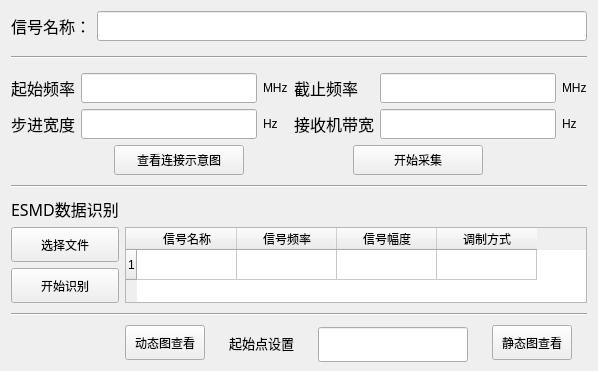
          <widget class="QWidget" name="tab">
           <attribute name="title">
            <string>ESMD信号采集与识别</string>
           </attribute>
           <layout class="QVBoxLayout" name="verticalLayout_5">
            <item>
             <layout class="QHBoxLayout" name="horizontalLayout">
              <item>
               <widget class="QLabel" name="label_18">
                <property name="font">
                 <font>
                  <family>宋体</family>
                  <pointsize>12</pointsize>
                 </font>
                </property>
                <property name="layoutDirection">
                 <enum>Qt::RightToLeft</enum>
                </property>
                <property name="text">
                 <string>信号名称：</string>
                </property>
               </widget>
              </item>
              <item>
               <widget class="QLineEdit" name="lineEdit_10">
                <property name="font">
                 <font>
                  <family>Times New Roman</family>
                  <pointsize>14</pointsize>
                  <weight>75</weight>
                  <bold>true</bold>
                 </font>
                </property>
               </widget>
              </item>
             </layout>
            </item>
            <item>
             <widget class="Line" name="line">
              <property name="minimumSize">
               <size>
                <width>20</width>
                <height>20</height>
               </size>
              </property>
              <property name="orientation">
               <enum>Qt::Horizontal</enum>
              </property>
             </widget>
            </item>
            <item>
             <layout class="QGridLayout" name="gridLayout_3">
              <item row="0" column="0">
               <widget class="QLabel" name="label_17">
                <property name="font">
                 <font>
                  <family>宋体</family>
                  <pointsize>12</pointsize>
                 </font>
                </property>
                <property name="text">
                 <string>起始频率</string>
                </property>
                <property name="buddy">
                 <cstring>lineEdit_9</cstring>
                </property>
               </widget>
              </item>
              <item row="0" column="1">
               <widget class="QLineEdit" name="lineEdit_9">
                <property name="font">
                 <font>
                  <family>Times New Roman</family>
                  <pointsize>14</pointsize>
                  <weight>50</weight>
                  <bold>false</bold>
                 </font>
                </property>
               </widget>
              </item>
              <item row="0" column="2">
               <widget class="QLabel" name="label_15">
                <property name="text">
                 <string>MHz</string>
                </property>
               </widget>
              </item>
              <item row="0" column="3">
               <widget class="QLabel" name="label_16">
                <property name="enabled">
                 <bool>true</bool>
                </property>
                <property name="font">
                 <font>
                  <family>SimSun-ExtB</family>
                  <pointsize>12</pointsize>
                 </font>
                </property>
                <property name="layoutDirection">
                 <enum>Qt::LeftToRight</enum>
                </property>
                <property name="locale">
                 <locale language="Chinese" country="China"/>
                </property>
                <property name="lineWidth">
                 <number>1</number>
                </property>
                <property name="text">
                 <string>截止频率</string>
                </property>
                <property name="buddy">
                 <cstring>lineEdit_6</cstring>
                </property>
               </widget>
              </item>
              <item row="0" column="4">
               <widget class="QLineEdit" name="lineEdit_6">
                <property name="font">
                 <font>
                  <family>Times New Roman</family>
                  <pointsize>14</pointsize>
                  <weight>50</weight>
                  <bold>false</bold>
                 </font>
                </property>
               </widget>
              </item>
              <item row="0" column="5">
               <widget class="QLabel" name="label_14">
                <property name="text">
                 <string>MHz</string>
                </property>
               </widget>
              </item>
              <item row="1" column="0">
               <widget class="QLabel" name="label_12">
                <property name="font">
                 <font>
                  <family>宋体</family>
                  <pointsize>12</pointsize>
                 </font>
                </property>
                <property name="text">
                 <string>步进宽度</string>
                </property>
                <property name="buddy">
                 <cstring>lineEdit_7</cstring>
                </property>
               </widget>
              </item>
              <item row="1" column="1">
               <widget class="QLineEdit" name="lineEdit_7">
                <property name="font">
                 <font>
                  <family>Times New Roman</family>
                  <pointsize>14</pointsize>
                  <weight>75</weight>
                  <bold>true</bold>
                 </font>
                </property>
               </widget>
              </item>
              <item row="1" column="2">
               <widget class="QLabel" name="label_13">
                <property name="text">
                 <string>Hz</string>
                </property>
               </widget>
              </item>
              <item row="1" column="3">
               <widget class="QLabel" name="label_11">
                <property name="font">
                 <font>
                  <family>宋体</family>
                  <pointsize>12</pointsize>
                 </font>
                </property>
                <property name="text">
                 <string>接收机带宽</string>
                </property>
                <property name="buddy">
                 <cstring>lineEdit_8</cstring>
                </property>
               </widget>
              </item>
              <item row="1" column="4">
               <widget class="QLineEdit" name="lineEdit_8">
                <property name="font">
                 <font>
                  <family>Times New Roman</family>
                  <pointsize>14</pointsize>
                  <weight>75</weight>
                  <bold>true</bold>
                 </font>
                </property>
               </widget>
              </item>
              <item row="1" column="5">
               <widget class="QLabel" name="label_10">
                <property name="text">
                 <string>Hz</string>
                </property>
               </widget>
              </item>
             </layout>
            </item>
            <item>
             <layout class="QHBoxLayout" name="horizontalLayout_4">
              <item>
               <widget class="QPushButton" name="pushButton_3">
                <property name="minimumSize">
                 <size>
                  <width>80</width>
                  <height>30</height>
                 </size>
                </property>
                <property name="maximumSize">
                 <size>
                  <width>130</width>
                  <height>16777215</height>
                 </size>
                </property>
                <property name="cursor">
                 <cursorShape>PointingHandCursor</cursorShape>
                </property>
                <property name="styleSheet">
                 <string notr="true"/>
                </property>
                <property name="text">
                 <string>查看连接示意图</string>
                </property>
               </widget>
              </item>
              <item>
               <widget class="QPushButton" name="pushButton">
                <property name="minimumSize">
                 <size>
                  <width>100</width>
                  <height>30</height>
                 </size>
                </property>
                <property name="maximumSize">
                 <size>
                  <width>130</width>
                  <height>16777215</height>
                 </size>
                </property>
                <property name="cursor">
                 <cursorShape>ArrowCursor</cursorShape>
                </property>
                <property name="toolTip">
                 <string extracomment="最小化"/>
                </property>
                <property name="text">
                 <string>开始采集</string>
                </property>
               </widget>
              </item>
             </layout>
            </item>
            <item>
             <widget class="Line" name="line_2">
              <property name="minimumSize">
               <size>
                <width>0</width>
                <height>10</height>
               </size>
              </property>
              <property name="orientation">
               <enum>Qt::Horizontal</enum>
              </property>
             </widget>
            </item>
            <item>
             <layout class="QGridLayout" name="gridLayout">
              <item row="1" column="0">
               <widget class="QPushButton" name="pushButton_2">
                <property name="sizePolicy">
                 <sizepolicy hsizetype="Minimum" vsizetype="Fixed">
                  <horstretch>0</horstretch>
                  <verstretch>0</verstretch>
                 </sizepolicy>
                </property>
                <property name="minimumSize">
                 <size>
                  <width>0</width>
                  <height>35</height>
                 </size>
                </property>
                <property name="cursor">
                 <cursorShape>PointingHandCursor</cursorShape>
                </property>
                <property name="text">
                 <string>选择文件</string>
                </property>
               </widget>
              </item>
              <item row="2" column="0">
               <widget class="QPushButton" name="pushButton_5">
                <property name="minimumSize">
                 <size>
                  <width>0</width>
                  <height>35</height>
                 </size>
                </property>
                <property name="cursor">
                 <cursorShape>PointingHandCursor</cursorShape>
                </property>
                <property name="text">
                 <string>开始识别</string>
                </property>
               </widget>
              </item>
              <item row="1" column="1" rowspan="2">
               <widget class="QTableWidget" name="tableWidget">
                <row>
                 <property name="text">
                  <string>1</string>
                 </property>
                </row>
                <column>
                 <property name="text">
                  <string>信号名称</string>
                 </property>
                </column>
                <column>
                 <property name="text">
                  <string>信号频率</string>
                 </property>
                </column>
                <column>
                 <property name="text">
                  <string>信号幅度</string>
                 </property>
                </column>
                <column>
                 <property name="text">
                  <string>调制方式</string>
                 </property>
                </column>
                <item row="0" column="1">
                 <property name="text">
                  <string/>
                 </property>
                </item>
               </widget>
              </item>
              <item row="0" column="0">
               <widget class="QLabel" name="label_28">
                <property name="maximumSize">
                 <size>
                  <width>200</width>
                  <height>30</height>
                 </size>
                </property>
                <property name="font">
                 <font>
                  <family>宋体</family>
                  <pointsize>12</pointsize>
                 </font>
                </property>
                <property name="layoutDirection">
                 <enum>Qt::RightToLeft</enum>
                </property>
                <property name="text">
                 <string>ESMD数据识别</string>
                </property>
               </widget>
              </item>
             </layout>
            </item>
            <item>
             <widget class="Line" name="line_5">
              <property name="minimumSize">
               <size>
                <width>0</width>
                <height>10</height>
               </size>
              </property>
              <property name="orientation">
               <enum>Qt::Horizontal</enum>
              </property>
             </widget>
            </item>
            <item>
             <layout class="QHBoxLayout" name="horizontalLayout_2" stretch="0,0,0,0">
              <property name="spacing">
               <number>10</number>
              </property>
              <property name="sizeConstraint">
               <enum>QLayout::SetDefaultConstraint</enum>
              </property>
              <property name="leftMargin">
               <number>100</number>
              </property>
              <item>
               <widget class="QPushButton" name="pushButton_4">
                <property name="sizePolicy">
                 <sizepolicy hsizetype="Fixed" vsizetype="Fixed">
                  <horstretch>0</horstretch>
                  <verstretch>0</verstretch>
                 </sizepolicy>
                </property>
                <property name="minimumSize">
                 <size>
                  <width>40</width>
                  <height>35</height>
                 </size>
                </property>
                <property name="cursor">
                 <cursorShape>PointingHandCursor</cursorShape>
                </property>
                <property name="layoutDirection">
                 <enum>Qt::LeftToRight</enum>
                </property>
                <property name="text">
                 <string>动态图查看</string>
                </property>
               </widget>
              </item>
              <item>
               <widget class="QLabel" name="label_2">
                <property name="sizePolicy">
                 <sizepolicy hsizetype="Fixed" vsizetype="Preferred">
                  <horstretch>0</horstretch>
                  <verstretch>0</verstretch>
                 </sizepolicy>
                </property>
                <property name="font">
                 <font>
                  <family>宋体</family>
                  <pointsize>10</pointsize>
                  <weight>50</weight>
                  <bold>false</bold>
                 </font>
                </property>
                <property name="text">
                 <string>起始点设置</string>
                </property>
                <property name="buddy">
                 <cstring>lineEdit_11</cstring>
                </property>
               </widget>
              </item>
              <item>
               <widget class="QLineEdit" name="lineEdit_11">
                <property name="minimumSize">
                 <size>
                  <width>0</width>
                  <height>35</height>
                 </size>
                </property>
                <property name="maximumSize">
                 <size>
                  <width>150</width>
                  <height>30</height>
                 </size>
                </property>
                <property name="font">
                 <font>
                  <family>Times New Roman</family>
                  <pointsize>14</pointsize>
                  <weight>50</weight>
                  <bold>false</bold>
                 </font>
                </property>
                <property name="cursor">
                 <cursorShape>IBeamCursor</cursorShape>
                </property>
                <property name="cursorPosition">
                 <number>0</number>
                </property>
               </widget>
              </item>
              <item>
               <widget class="QPushButton" name="pushButton_13">
                <property name="sizePolicy">
                 <sizepolicy hsizetype="Fixed" vsizetype="Fixed">
                  <horstretch>0</horstretch>
                  <verstretch>0</verstretch>
                 </sizepolicy>
                </property>
                <property name="minimumSize">
                 <size>
                  <width>0</width>
                  <height>35</height>
                 </size>
                </property>
                <property name="cursor">
                 <cursorShape>PointingHandCursor</cursorShape>
                </property>
                <property name="text">
                 <string>静态图查看</string>
                </property>
               </widget>
              </item>
             </layout>
            </item>
           </layout>
          </widget>
